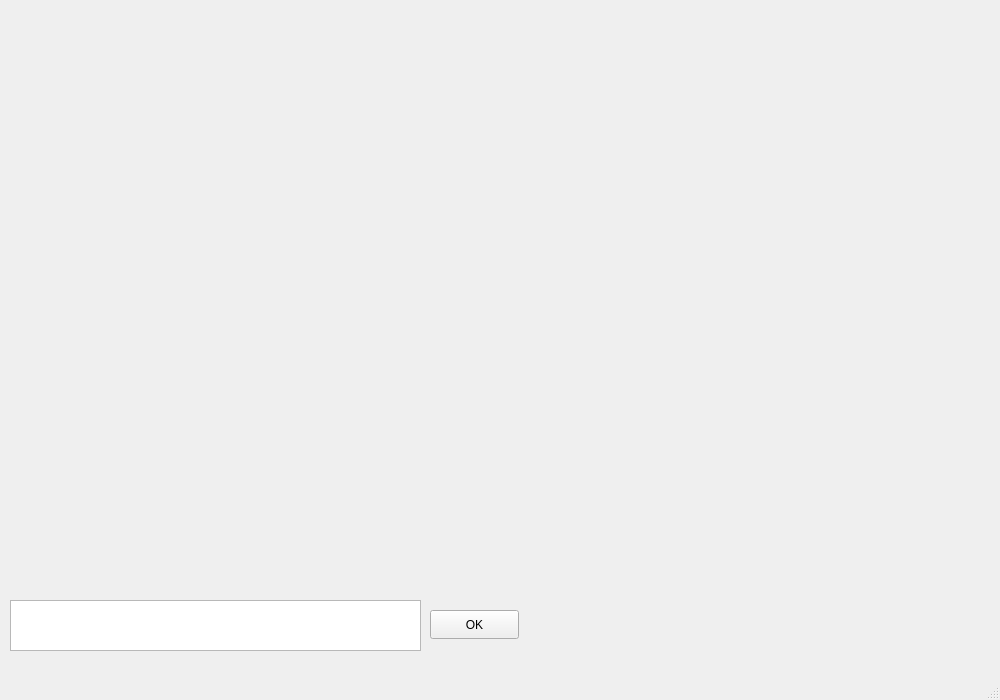
<?xml version="1.0" encoding="UTF-8"?>
<ui version="4.0">
 <class>MainWindow</class>
 <widget class="QMainWindow" name="MainWindow">
  <property name="geometry">
   <rect>
    <x>0</x>
    <y>0</y>
    <width>1000</width>
    <height>700</height>
   </rect>
  </property>
  <property name="windowTitle">
   <string>MainWindow</string>
  </property>
  <widget class="QWidget" name="centralwidget">
   <widget class="QTextEdit" name="pointEdit">
    <property name="geometry">
     <rect>
      <x>10</x>
      <y>600</y>
      <width>411</width>
      <height>51</height>
     </rect>
    </property>
   </widget>
   <widget class="QPushButton" name="okButton">
    <property name="geometry">
     <rect>
      <x>430</x>
      <y>610</y>
      <width>89</width>
      <height>29</height>
     </rect>
    </property>
    <property name="text">
     <string>OK</string>
    </property>
   </widget>
  </widget>
  <widget class="QMenuBar" name="menubar">
   <property name="geometry">
    <rect>
     <x>0</x>
     <y>0</y>
     <width>1000</width>
     <height>21</height>
    </rect>
   </property>
  </widget>
  <widget class="QStatusBar" name="statusbar"/>
 </widget>
 <resources/>
 <connections/>
</ui>
